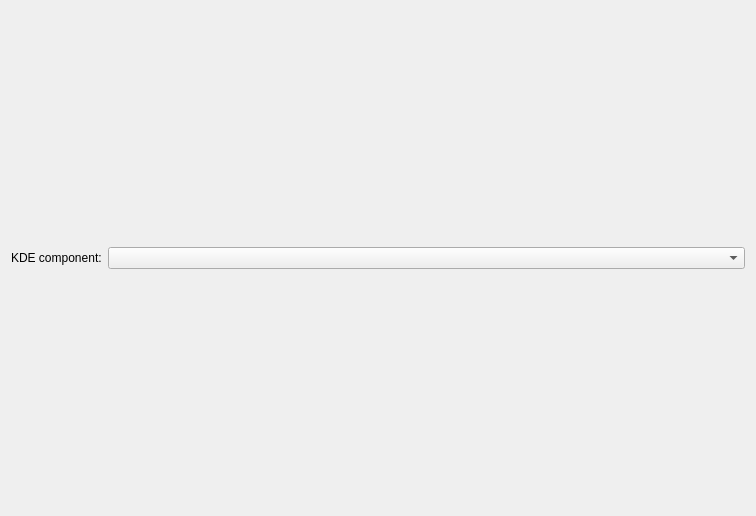
<ui version="4.0" >
 <class>KGlobalShortcutsEditor</class>
 <widget class="QWidget" name="KGlobalShortcutsEditor" >
  <property name="geometry" >
   <rect>
    <x>0</x>
    <y>0</y>
    <width>756</width>
    <height>516</height>
   </rect>
  </property>
  <layout class="QVBoxLayout" name="verticalLayout" >
   <item>
    <layout class="QHBoxLayout" name="horizontalLayout" >
     <item>
      <widget class="QLabel" name="label" >
       <property name="text" >
        <string>KDE component:</string>
       </property>
      </widget>
     </item>
     <item>
      <widget class="KComboBox" name="components" >
       <property name="sizePolicy" >
        <sizepolicy vsizetype="Fixed" hsizetype="Expanding" >
         <horstretch>0</horstretch>
         <verstretch>0</verstretch>
        </sizepolicy>
       </property>
      </widget>
     </item>
    </layout>
   </item>
  </layout>
 </widget>
 <customwidgets>
  <customwidget>
   <class>KComboBox</class>
   <extends>QComboBox</extends>
   <header>kcombobox.h</header>
  </customwidget>
 </customwidgets>
 <resources/>
 <connections/>
</ui>
